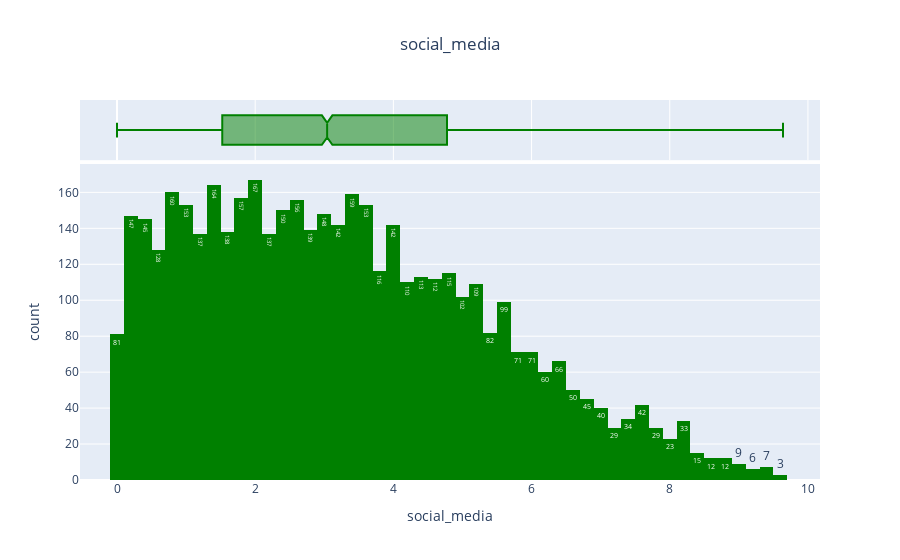

Notebook code cell kept with this figure:
### Code cell
fig=px.histogram(df,x='social_media',title='social_media',color_discrete_sequence=['green'],marginal='box',text_auto=True)
fig.update_layout(title_x=0.5)
fig.show()

### Figure 1 — Plotly figure (JSON) as saved in the notebook; plotly's stock layout.template omitted (floating-point values rounded to 4 significant figures; data arrays with more than 128 entries replaced by an {"elided": "..."} marker saying what was removed)
{"data": [{"alignmentgroup": "True", "bingroup": "x", "hovertemplate": "social_media=%{x}<br>count=%{y}<extra></extra>", "legendgroup": "", "marker": {"color": "green", "pattern": {"shape": ""}}, "name": "", "offsetgroup": "", "orientation": "v", "showlegend": false, "texttemplate": "%{value}", "type": "histogram", "x": {"elided": "4518 float values"}, "xaxis": "x", "yaxis": "y"}, {"alignmentgroup": "True", "hovertemplate": "social_media=%{x}<extra></extra>", "legendgroup": "", "marker": {"color": "green"}, "name": "", "notched": true, "offsetgroup": "", "showlegend": false, "type": "box", "x": {"elided": "4518 float values"}, "xaxis": "x2", "yaxis": "y2"}], "layout": {"barmode": "relative", "legend": {"tracegroupgap": 0}, "title": {"text": "social_media", "x": 0.5}, "xaxis": {"anchor": "y", "domain": [0, 1], "title": {"text": "social_media"}}, "xaxis2": {"anchor": "y2", "domain": [0, 1], "matches": "x", "showgrid": true, "showticklabels": false}, "yaxis": {"anchor": "x", "domain": [0, 0.8316], "title": {"text": "count"}}, "yaxis2": {"anchor": "x2", "domain": [0.8416, 1], "matches": "y2", "showgrid": false, "showline": false, "showticklabels": false, "ticks": ""}}}
